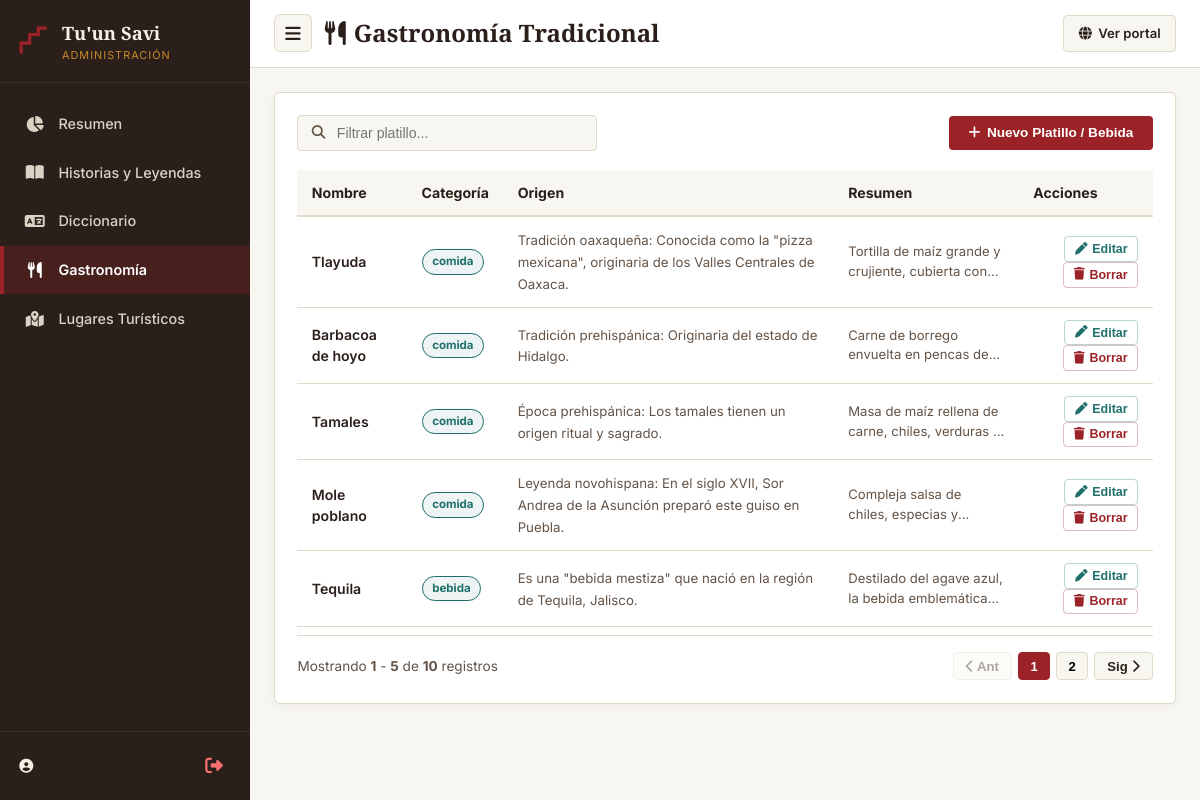
Page /admin?tab=gastronomia (signed in) on the committed database.
### tables this page shows
CREATE TABLE `gastronomia` (
  `id` INT UNSIGNED AUTO_INCREMENT PRIMARY KEY,
  `nombre` VARCHAR(150) NOT NULL,
  `resumen` TEXT NOT NULL,
  `origen` VARCHAR(255) NULL,
  `categoria` ENUM('comida', 'bebida') NOT NULL,
  `imagen` VARCHAR(255) NULL,
  `created_at` TIMESTAMP DEFAULT CURRENT_TIMESTAMP,
  `updated_at` TIMESTAMP DEFAULT CURRENT_TIMESTAMP ON UPDATE CURRENT_TIMESTAMP
);

### app/config/Database.php (called while the page is built, shortened)
<?php
class Database {
    private $host;
    private $port;
    private $db_name;
    private $username;
    private $password;
    public function __construct() {
        $envHost = getenv('DB_HOST');
        $envPort = getenv('DB_PORT');
        $envDb   = getenv('DB_NAME');
        $envUser = getenv('DB_USER');
        $envPass = getenv('DB_PASS');
        $this->host     = ($envHost !== false && $envHost !== '') ? $envHost : ($_ENV['DB_HOST'] ?? 'localhost');
        $this->port     = ($envPort !== false && $envPort !== '') ? (int)$envPort : (int)($_ENV['DB_PORT'] ?? 3306);
        $this->db_name  = ($envDb   !== false && $envDb   !== '') ? $envDb   : ($_ENV['DB_NAME'] ?? 'mixteco_db');
        $this->username = ($envUser !== false && $envUser !== '') ? $envUser : ($_ENV['DB_USER'] ?? 'root');
        $this->password = ($envPass !== false) ? $envPass : ($_ENV['DB_PASS'] ?? '');
    }
    public function getConnection() {
        $this->conn = null;
        try {
            $dsn = sprintf('mysql:host=%s;port=%d;dbname=%s;charset=utf8mb4', $this->host, $this->port, $this->db_name);
            $options = [
                PDO::ATTR_ERRMODE => PDO::ERRMODE_EXCEPTION,
                PDO::ATTR_DEFAULT_FETCH_MODE => PDO::FETCH_ASSOC,
                PDO::ATTR_EMULATE_PREPARES => false,
            ];
            $this->conn = new PDO($dsn, $this->username, $this->password, $options);
        } catch (PDOException $e) {
            exit("Error crítico de conexión a MySQL (" . htmlspecialchars($this->host) . ":" . $this->port . "): " . htmlspecialchars($e->getMessage()));
        }
        return $this->conn;
    }
}
?>

### app/models/AdminModel.php (called while the page is built, shortened)
<?php
require_once 'app/config/Database.php';
class AdminModel {
    private $db;
    public function __construct() {
        $database = new Database();
        $this->db = $database->getConnection();
    }
    public function getGastronomia() {
        $sql = "SELECT * FROM gastronomia ORDER BY id DESC";
        $stmt = $this->db->prepare($sql);
        $stmt->execute();
        return $stmt->fetchAll(PDO::FETCH_ASSOC);
    }
}
?>

### app/views/Admin.php (the view, shortened to what this page needs)
<?php
global $basePath;
$basePath = $basePath ?? '';
$tab = $_GET['tab'] ?? 'dashboard';
$gastronomia = is_array($gastronomia ?? null) ? $gastronomia : [];
?>
<!DOCTYPE html>
<html lang="es-MX">
<head>
    <link rel="stylesheet" href="https://cdnjs.cloudflare.com/ajax/libs/font-awesome/6.4.0/css/all.min.css">
</head>
<body>
<div class="admin-app" id="adminApp">
    <aside class="admin-sidebar" id="adminSidebar">
        <div class="sidebar-brand">
            <div class="brand-group">
                <svg class="brand-icon" viewBox="0 0 28 28" aria-hidden="true">
                    <path d="M2 26 L2 16 L10 16 L10 8 L18 8 L18 2 L26 2" fill="none" stroke="#9B2226" stroke-width="3"/>
                </svg>
                <div>
                    <span class="brand-name">Tu'un Savi</span>
                    <span class="brand-role">Administración</span>
                </div>
            </div>
        </div>
        <nav class="sidebar-menu">
            <a href="<?= $basePath ?>/admin?tab=dashboard" class="menu-item <?= $tab === 'dashboard' ? 'active' : '' ?>">
                <i class="fas fa-chart-pie"></i>
                <span>Resumen</span>
            </a>
            <a href="<?= $basePath ?>/admin?tab=historias" class="menu-item <?= $tab === 'historias' ? 'active' : '' ?>">
                <i class="fas fa-book-open"></i>
                <span>Historias y Leyendas</span>
            </a>
            <a href="<?= $basePath ?>/admin?tab=diccionario" class="menu-item <?= $tab === 'diccionario' ? 'active' : '' ?>">
                <i class="fas fa-language"></i>
                <span>Diccionario</span>
            </a>
            <a href="<?= $basePath ?>/admin?tab=gastronomia" class="menu-item <?= $tab === 'gastronomia' ? 'active' : '' ?>">
                <i class="fas fa-utensils"></i>
                <span>Gastronomía</span>
            </a>
            <a href="<?= $basePath ?>/admin?tab=lugares" class="menu-item <?= $tab === 'lugares' ? 'active' : '' ?>">
                <i class="fas fa-map-marked-alt"></i>
                <span>Lugares Turísticos</span>
            </a>
        </nav>
        <div class="sidebar-user">
            <div class="user-details">
                <i class="fas fa-user-circle"></i>
            </div>
            <a href="<?= $basePath ?>/admin/logout" class="btn-logout" title="Cerrar sesión">
                <i class="fas fa-sign-out-alt"></i>
            </a>
        </div>
    </aside>
    <div class="admin-main-area">
        <header class="top-header">
            <div class="top-header-left">
                <button type="button" class="btn-toggle-sidebar" onclick="toggleSidebar()" aria-label="Menu Lateral">
                    <i class="fas fa-bars"></i>
                </button>
                <div class="page-heading">
                    <h1>
                        <?php
                        switch($tab) {
                            case 'gastronomia': echo '<i class="fas fa-utensils"></i> Gastronomía Tradicional'; break;
                        }
                        ?>
                    </h1>
                </div>
            </div>
            <a href="<?= $basePath ?: '/' ?>" target="_blank" class="btn-site-link">
                <i class="fas fa-globe"></i> Ver portal
            </a>
        </header>
        <div class="content-wrapper">
            <?php if ($tab === 'gastronomia'): ?>
                <div class="data-card">
                    <div class="table-toolbar">
                        <div class="search-filter-input">
                            <i class="fas fa-search"></i>
                            <input type="text" placeholder="Filtrar platillo..." onkeyup="filterTable('tbl-gastronomia', this.value)">
                        </div>
                        <button class="btn-create-record" onclick="openGastronomiaModal()">
                            <i class="fas fa-plus"></i> Nuevo Platillo / Bebida
                        </button>
                    </div>
                    <div class="table-container">
                        <table class="data-table" id="tbl-gastronomia">
                            <thead>
                                <tr>
                                    <th>Nombre</th>
                                    <th>Categoría</th>
                                    <th>Origen</th>
                                    <th>Resumen</th>
                                    <th class="align-right">Acciones</th>
                                </tr>
                            </thead>
                            <tbody>
                                <?php foreach ($gastronomia as $item): ?>
                                    <tr>
                                        <td><span class="cell-title"><?= htmlspecialchars($item['nombre']) ?></span></td>
                                        <td><span class="badge badge-turq"><?= htmlspecialchars($item['categoria']) ?></span></td>
                                        <td><span style="font-size:0.83rem;color:var(--ink-soft);"><?= htmlspecialchars($item['origen'] ?: '-') ?></span></td>
                                        <td><span class="cell-desc"><?= htmlspecialchars($item['resumen']) ?></span></td>
                                        <td class="align-right">
                                            <button class="btn-act btn-act-edit" onclick='editGastronomia(<?= json_encode($item, JSON_HEX_APOS | JSON_HEX_QUOT) ?>)'>
                                                <i class="fas fa-pen"></i> Editar
                                            </button>
                                            <form action="<?= $basePath ?>/admin/gastronomia/eliminar" method="POST" style="display:inline;" onsubmit="return confirm('¿Seguro de eliminar este registro?')">
                                                <button type="submit" class="btn-act btn-act-delete"><i class="fas fa-trash"></i> Borrar</button>
                                            </form>
                                        </td>
                                    </tr>
                                <?php endforeach; ?>
                            </tbody>
                        </table>
                    </div>
                    <div class="table-pagination" id="pag-tbl-gastronomia"></div>
                </div>
            <?php endif; ?>
        </div>
    </div>
</div>
</body>
</html>

### rows in the picture
gastronomia: nombre "Tlayuda", categoria "comida", origen "Tradición oaxaqueña: Conocida como la \"pizza mexicana\", originaria de los Valles Centrales de Oaxaca.", resumen "Tortilla de maíz grande y crujiente, cubierta…"
gastronomia: nombre "Barbacoa de hoyo", categoria "comida", origen "Tradición prehispánica: Originaria del estado de Hidalgo.", resumen "Carne de borrego envuelta en pencas…"
gastronomia: nombre "Tamales", categoria "comida", origen "Época prehispánica: Los tamales tienen un origen ritual y sagrado.", resumen "Masa de maíz rellena de carne, chiles, verduras…"
gastronomia: nombre "Mole poblano", categoria "comida", origen "Leyenda novohispana: En el siglo XVII, Sor Andrea de la Asunción preparó este guiso en Puebla.", resumen "Compleja salsa de chiles, especias…"
gastronomia: nombre "Tequila", categoria "bebida", origen "Es una \"bebida mestiza\" que nació en la región de Tequila, Jalisco.", resumen "Destilado del agave azul, la bebida…"
